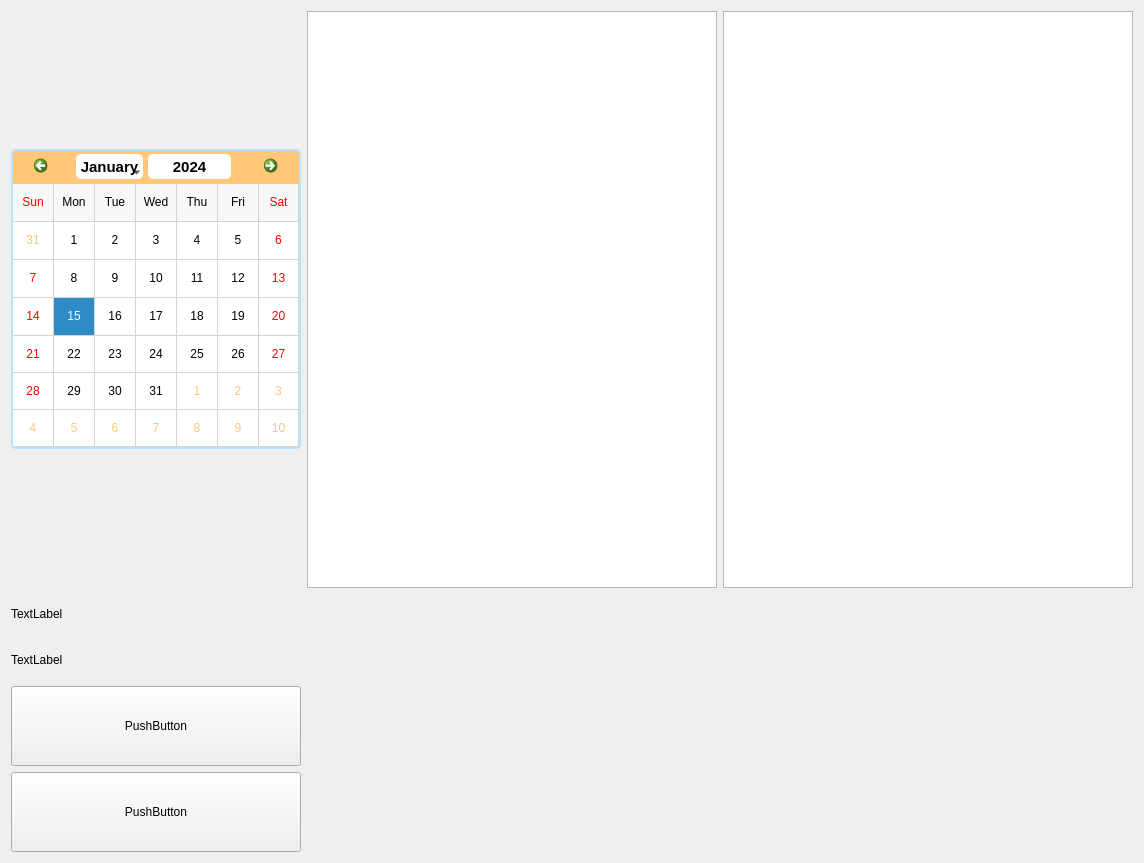
                     <widget class="QWidget" name="postSales">
                      <layout class="QVBoxLayout" name="verticalLayout_20">
                       <item>
                        <layout class="QGridLayout" name="gridLayout_2">
                         <item row="2" column="0">
                          <widget class="QLabel" name="Lbl_From">
                           <property name="minimumSize">
                            <size>
                             <width>290</width>
                             <height>40</height>
                            </size>
                           </property>
                           <property name="maximumSize">
                            <size>
                             <width>290</width>
                             <height>40</height>
                            </size>
                           </property>
                           <property name="text">
                            <string>TextLabel</string>
                           </property>
                          </widget>
                         </item>
                         <item row="0" column="0">
                          <widget class="QCalendarWidget" name="cal_daily_sales">
                           <property name="minimumSize">
                            <size>
                             <width>290</width>
                             <height>300</height>
                            </size>
                           </property>
                           <property name="maximumSize">
                            <size>
                             <width>290</width>
                             <height>300</height>
                            </size>
                           </property>
                           <property name="styleSheet">
                            <string notr="true">/* //////////////////////////////////////////////////////////////////////////////////////// */
/* style for top navigation area ###############################################*/ 

#qt_calendar_navigationbar {
    background-color: #FFC777;
	border: 2px solid  #B8E2FF;
	border-bottom: 0px;
	border-top-left-radius: 5px;
	border-top-right-radius: 5px;
}

/* style for month change buttons ############################################ */

#qt_calendar_prevmonth, 
#qt_calendar_nextmonth {
	/* border delete */
    border: none;  
    /* delete default icons */
	qproperty-icon: none; 
	
    min-width: 50px;
    max-width: 50px;
    min-height: 25px;
    max-height: 25px;

    border-radius: 5px; 
	/* set background transparent */
    background-color: transparent; 
	padding: 5px;
}

/* style for pre month button ############################################ */

#qt_calendar_prevmonth {
	/* set text for button */
	/* qproperty-text: PREV; */
	margin-left: 15px;
	image: url(:/icon/images/icons/cil-caret-left.png);
	margin: 0px;
}

/* style for next month button ########################################### */
#qt_calendar_nextmonth {
    /* qproperty-text: NEXT; */
	margin-right: 15px;
	image: url(:/icon/images/icons/cil-caret-right.png);
	margin: 0px;
}
#qt_calendar_prevmonth:hover, 
#qt_calendar_nextmonth:hover {
    background-color: #55aaff;
}

#qt_calendar_prevmonth:pressed, 
#qt_calendar_nextmonth:pressed {
    background-color: rgba(235, 235, 235, 100);
}

/* Style for month and year buttons #################################### */

#qt_calendar_yearbutton {
	width: 60px;
    color: black;
	background-color: white;
	margin:5px;
    border-radius: 5px;
	font-size: 15px;
	padding:0px 10px;
}

#qt_calendar_monthbutton {
	width: 60px;
    color: black;
	background-color: white;
	font-size: 15px;
	margin:5px 0px;
    border-radius: 5px;
	padding:0px 2px;
}

#qt_calendar_yearbutton:hover, 
#qt_calendar_monthbutton:hover {
    background-color: #FFC777;
}

#qt_calendar_yearbutton:pressed, 
#qt_calendar_monthbutton:pressed {
    background-color: rgba(235, 235, 235, 100);
}


/* Style for year input lineEdit ######################################*/

#qt_calendar_yearedit {
    min-width: 70px;
    color: black;
    background: #ffffff;
	font-size: 15px;
	text-align: center;
	margin:5px 0px;
    border-radius: 5px;
	padding:0px 1px;
}

/* Style for year change buttons ######################################*/

#qt_calendar_yearedit::up-button { 
	image: url(:/icon/images/icons/cil-caret-top.png);
    subcontrol-position: right;
	background-color: #FFC777;
}

#qt_calendar_yearedit::down-button { 
	image: url(:/icon/images/icons/cil-caret-bottom.png);
    subcontrol-position: left; 
	background-color: #FFC777;
}

#qt_calendar_yearedit::down-button, 
#qt_calendar_yearedit::up-button {
	width: 15px;
	height: 25px;
	padding: 0px 5px;
	border-radius:3px;
}

#qt_calendar_yearedit::down-button:hover, 
#qt_calendar_yearedit::up-button:hover {
	background-color: #55aaff;
}

/* Style for month select menu ##################################### */

#calendarWidget QToolButton QMenu {
    background-color: white;
}
#calendarWidget QToolButton QMenu::item {
	/*padding: 10px;*/
}
#calendarWidget QToolButton QMenu::item:selected:enabled {
    background-color: #55aaff;
}

#calendarWidget QToolButton::menu-indicator {
	/* Remove toolButton arrow */
    /*image: none; */
	nosubcontrol-origin: margin;
	subcontrol-position: right center;
	margin-top: 10px;
	width:20px;
}

/* Style for calendar table ########################################## */
#qt_calendar_calendarview {
	/* Remove the selected dashed box */
    outline: 0px;

	border: 2px solid  #B8E2FF;
	border-top: 0px;
	border-bottom-left-radius: 5px;
	border-bottom-right-radius: 5px;
}

#qt_calendar_calendarview::item:hover {
    border-radius:5px;
	background-color:#aaffff;
}

#qt_calendar_calendarview::item:selected {
    background-color: #55aa7f; 
	border-radius:5px;
}

QCalendarWidget QAbstractItemView:enabled{
	background-color: white;
    color: black;
}
QCalendarWidget QAbstractItemView:disabled{
	background-color: white;
    color: #FFC777;
}</string>
                           </property>
                           <property name="minimumDate">
                            <date>
                             <year>2023</year>
                             <month>6</month>
                             <day>1</day>
                            </date>
                           </property>
                           <property name="firstDayOfWeek">
                            <enum>Qt::Sunday</enum>
                           </property>
                           <property name="gridVisible">
                            <bool>true</bool>
                           </property>
                           <property name="horizontalHeaderFormat">
                            <enum>QCalendarWidget::ShortDayNames</enum>
                           </property>
                           <property name="verticalHeaderFormat">
                            <enum>QCalendarWidget::NoVerticalHeader</enum>
                           </property>
                           <property name="dateEditEnabled">
                            <bool>false</bool>
                           </property>
                          </widget>
                         </item>
                         <item row="0" column="3">
                          <widget class="QPlainTextEdit" name="pte_daily_sales">
                           <property name="minimumSize">
                            <size>
                             <width>410</width>
                             <height>577</height>
                            </size>
                           </property>
                           <property name="maximumSize">
                            <size>
                             <width>410</width>
                             <height>577</height>
                            </size>
                           </property>
                           <property name="font">
                            <font>
                             <family>NanumGothic</family>
                             <pointsize>10</pointsize>
                             <italic>false</italic>
                             <bold>false</bold>
                            </font>
                           </property>
                           <property name="readOnly">
                            <bool>true</bool>
                           </property>
                           <property name="backgroundVisible">
                            <bool>false</bool>
                           </property>
                           <property name="centerOnScroll">
                            <bool>false</bool>
                           </property>
                          </widget>
                         </item>
                         <item row="4" column="0">
                          <widget class="QPushButton" name="btn_cal_priod">
                           <property name="sizePolicy">
                            <sizepolicy hsizetype="Preferred" vsizetype="Preferred">
                             <horstretch>0</horstretch>
                             <verstretch>0</verstretch>
                            </sizepolicy>
                           </property>
                           <property name="minimumSize">
                            <size>
                             <width>290</width>
                             <height>80</height>
                            </size>
                           </property>
                           <property name="maximumSize">
                            <size>
                             <width>290</width>
                             <height>80</height>
                            </size>
                           </property>
                           <property name="text">
                            <string>PushButton</string>
                           </property>
                          </widget>
                         </item>
                         <item row="0" column="2">
                          <widget class="QListWidget" name="lsw_daily_sales">
                           <property name="minimumSize">
                            <size>
                             <width>410</width>
                             <height>577</height>
                            </size>
                           </property>
                           <property name="maximumSize">
                            <size>
                             <width>410</width>
                             <height>577</height>
                            </size>
                           </property>
                          </widget>
                         </item>
                         <item row="1" column="0">
                          <widget class="QLabel" name="Lbl_To">
                           <property name="minimumSize">
                            <size>
                             <width>290</width>
                             <height>40</height>
                            </size>
                           </property>
                           <property name="maximumSize">
                            <size>
                             <width>290</width>
                             <height>40</height>
                            </size>
                           </property>
                           <property name="text">
                            <string>TextLabel</string>
                           </property>
                          </widget>
                         </item>
                         <item row="3" column="0">
                          <widget class="QPushButton" name="btn_cal_Reset">
                           <property name="sizePolicy">
                            <sizepolicy hsizetype="Preferred" vsizetype="Preferred">
                             <horstretch>0</horstretch>
                             <verstretch>0</verstretch>
                            </sizepolicy>
                           </property>
                           <property name="minimumSize">
                            <size>
                             <width>290</width>
                             <height>80</height>
                            </size>
                           </property>
                           <property name="maximumSize">
                            <size>
                             <width>290</width>
                             <height>80</height>
                            </size>
                           </property>
                           <property name="text">
                            <string>PushButton</string>
                           </property>
                          </widget>
                         </item>
                        </layout>
                       </item>
                      </layout>
                     </widget>
